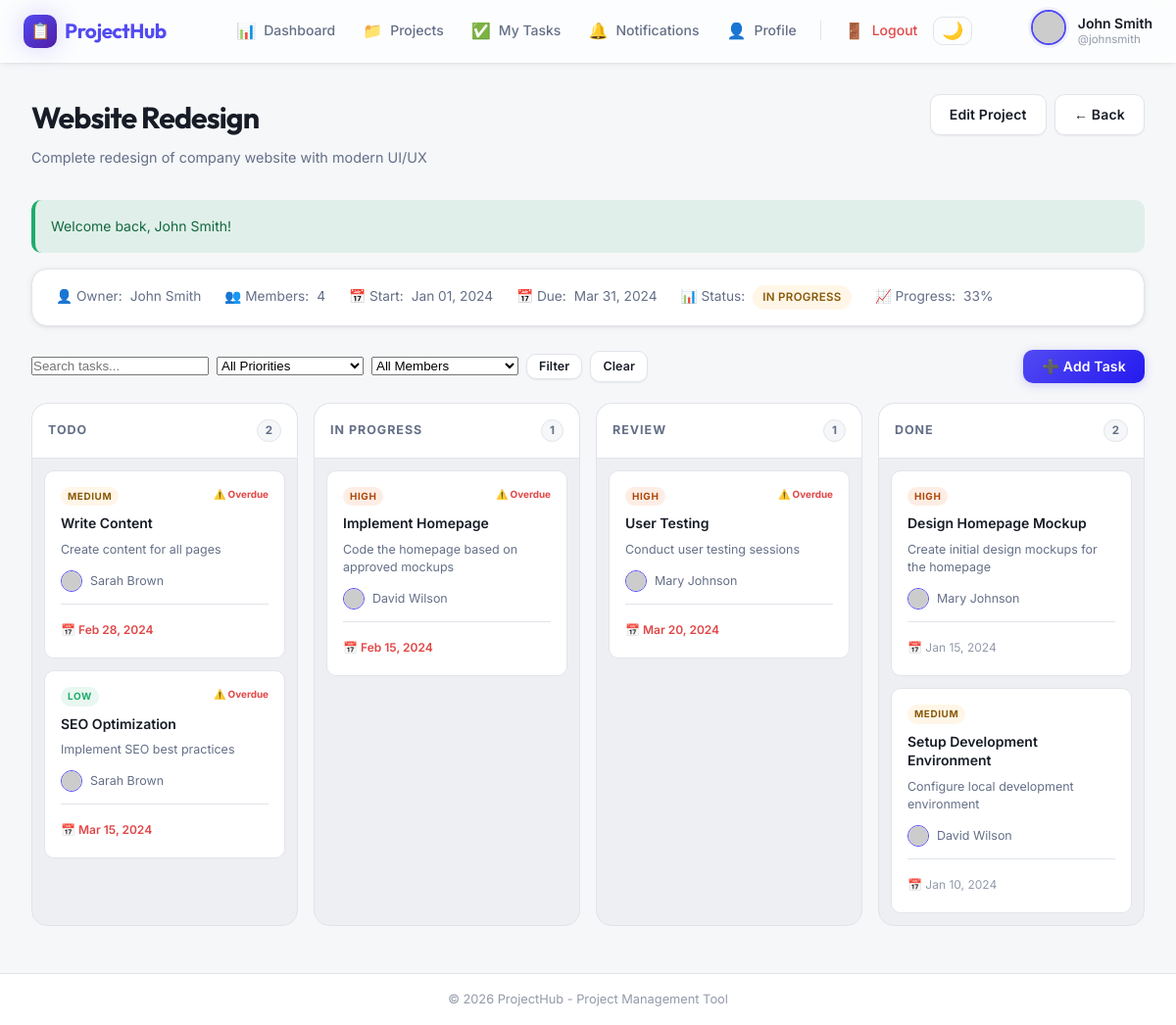
Screenshot of /project.php?id=1 (signed in) with the database file from the repository.
### tables this page shows
CREATE TABLE users (
    id INT AUTO_INCREMENT PRIMARY KEY,
    full_name VARCHAR(100) NOT NULL,
    username VARCHAR(50) NOT NULL UNIQUE,
    email VARCHAR(100) NOT NULL UNIQUE,
    password VARCHAR(255) NOT NULL,
    profile_picture VARCHAR(255) DEFAULT NULL,
    created_at TIMESTAMP DEFAULT CURRENT_TIMESTAMP,
    INDEX idx_username (username),
    INDEX idx_email (email)
);

CREATE TABLE projects (
    id INT AUTO_INCREMENT PRIMARY KEY,
    owner_id INT NOT NULL,
    name VARCHAR(100) NOT NULL,
    description TEXT,
    start_date DATE,
    due_date DATE,
    status ENUM('Planning', 'In Progress', 'On Hold', 'Completed') DEFAULT 'Planning',
    created_at TIMESTAMP DEFAULT CURRENT_TIMESTAMP,
    updated_at TIMESTAMP DEFAULT CURRENT_TIMESTAMP ON UPDATE CURRENT_TIMESTAMP,
    FOREIGN KEY (owner_id) REFERENCES users(id) ON DELETE CASCADE,
    INDEX idx_owner (owner_id),
    INDEX idx_status (status)
);

CREATE TABLE tasks (
    id INT AUTO_INCREMENT PRIMARY KEY,
    project_id INT NOT NULL,
    created_by INT NOT NULL,
    assigned_to INT,
    title VARCHAR(200) NOT NULL,
    description TEXT,
    priority ENUM('Low', 'Medium', 'High', 'Urgent') DEFAULT 'Medium',
    status ENUM('Todo', 'In Progress', 'Review', 'Done') DEFAULT 'Todo',
    due_date DATE,
    created_at TIMESTAMP DEFAULT CURRENT_TIMESTAMP,
    updated_at TIMESTAMP DEFAULT CURRENT_TIMESTAMP ON UPDATE CURRENT_TIMESTAMP,
    FOREIGN KEY (project_id) REFERENCES projects(id) ON DELETE CASCADE,
    FOREIGN KEY (created_by) REFERENCES users(id) ON DELETE CASCADE,
    FOREIGN KEY (assigned_to) REFERENCES users(id) ON DELETE SET NULL,
    INDEX idx_project (project_id),
    INDEX idx_assigned (assigned_to),
    INDEX idx_status (status),
    INDEX idx_priority (priority)
);

### includes/functions.php (called while the page is built, shortened)
<?php
function sanitize($data) {
    return htmlspecialchars(strip_tags(trim($data)), ENT_QUOTES, 'UTF-8');
}
function isLoggedIn() {
    return isset($_SESSION['user_id']);
}
function getCurrentUserId() {
    return $_SESSION['user_id'] ?? null;
}
function getCurrentUser() {
    global $pdo;
    $stmt = $pdo->prepare("SELECT id, full_name, username, email, profile_picture, created_at FROM users WHERE id = ?");
    $stmt->execute([getCurrentUserId()]);
    return $stmt->fetch();
}
function getProjectRole($project_id, $user_id = null) {
    global $pdo;
    $user_id = $user_id ?? getCurrentUserId();
    $stmt = $pdo->prepare("SELECT role FROM project_members WHERE project_id = ? AND user_id = ?");
    $stmt->execute([$project_id, $user_id]);
    $result = $stmt->fetch();
    return $result['role'] ?? null;
}
function canManageProject($project_id, $user_id = null) {
    $role = getProjectRole($project_id, $user_id);
    return in_array($role, ['Owner', 'Admin']);
}
function formatDate($date, $format = 'M d, Y') {
    return date($format, strtotime($date));
}
function calculateProjectProgress($project_id) {
    global $pdo;
    $stmt = $pdo->prepare("SELECT COUNT(*) as total, SUM(CASE WHEN status = 'Done' THEN 1 ELSE 0 END) as completed FROM tasks WHERE project_id = ?");
    $stmt->execute([$project_id]);
    $result = $stmt->fetch();
    $total = $result['total'] ?? 0;
    $completed = $result['completed'] ?? 0;
    return round(($completed / $total) * 100);
}
function getProjectMembers($project_id) {
    global $pdo;
    $stmt = $pdo->prepare("
        SELECT u.id, u.full_name, u.username, u.email, u.profile_picture, pm.role
        FROM project_members pm
        JOIN users u ON pm.user_id = u.id
        WHERE pm.project_id = ?
        ORDER BY pm.role DESC, u.full_name ASC
    ");
    $stmt->execute([$project_id]);
    return $stmt->fetchAll();
}
function getFlashMessage() {
    if (isset($_SESSION['flash_message'])) {
        $message = $_SESSION['flash_message'];
        $type = $_SESSION['flash_type'] ?? 'info';
        return ['message' => $message, 'type' => $type];
    }
    return null;
}
function getDefaultProfilePicture($gender = 'male') {
    return 'https://ui-avatars.com/api/?name=User&background=random&size=128';
}
function getProfilePictureUrl($user) {
    return getDefaultProfilePicture();
}

### project.php (the view, shortened to what this page needs)
<?php
require_once __DIR__ . '/includes/auth.php';
$project_id = $_GET['id'] ?? 0;
$stmt = $pdo->prepare("SELECT p.*, u.full_name as owner_name FROM projects p JOIN users u ON p.owner_id = u.id WHERE p.id = ?");
$stmt->execute([$project_id]);
$project = $stmt->fetch();
require_once __DIR__ . '/includes/header.php';
require_once __DIR__ . '/includes/navbar.php';
$members = getProjectMembers($project_id);
$statuses = ['Todo', 'In Progress', 'Review', 'Done'];
$tasks_by_status = [];
foreach ($statuses as $status) {
    $stmt = $pdo->prepare("
        SELECT t.*,
               u1.full_name as created_by_name,
               u2.full_name as assigned_to_name,
               u2.profile_picture as assigned_to_picture
        FROM tasks t
        LEFT JOIN users u1 ON t.created_by = u1.id
        LEFT JOIN users u2 ON t.assigned_to = u2.id
        WHERE t.project_id = ? AND t.status = ?
        ORDER BY t.priority DESC, t.created_at DESC
    ");
    $stmt->execute([$project_id, $status]);
    $tasks_by_status[$status] = $stmt->fetchAll();
}
$search = sanitize($_GET['search'] ?? '');
$can_manage = canManageProject($project_id);
?>
<main class="main-content">
    <div class="container">
        <div class="page-header">
            <div class="page-title">
                <h1><?php echo htmlspecialchars($project['name']); ?></h1>
                <p><?php echo htmlspecialchars($project['description']); ?></p>
            </div>
            <div class="page-actions">
                <?php if ($can_manage): ?>
                    <a href="edit-project.php?id=<?php echo $project_id; ?>" class="btn btn-secondary">Edit Project</a>
                <?php endif; ?>
                <a href="projects.php" class="btn btn-secondary">← Back</a>
            </div>
        </div>
        <?php $flash = getFlashMessage(); ?>
        <?php if ($flash): ?>
            <div class="alert alert-<?php echo $flash['type']; ?>">
                <p><?php echo htmlspecialchars($flash['message']); ?></p>
            </div>
        <?php endif; ?>
        <div class="project-info-bar">
            <div class="info-item">
                <span>👤 Owner:</span>
                <span><?php echo htmlspecialchars($project['owner_name']); ?></span>
            </div>
            <div class="info-item">
                <span>👥 Members:</span>
                <span><?php echo count($members); ?></span>
            </div>
            <?php if ($project['start_date']): ?>
                <div class="info-item">
                    <span>📅 Start:</span>
                    <span><?php echo formatDate($project['start_date']); ?></span>
                </div>
            <?php endif; ?>
            <?php if ($project['due_date']): ?>
                <div class="info-item">
                    <span>📅 Due:</span>
                    <span><?php echo formatDate($project['due_date']); ?></span>
                </div>
            <?php endif; ?>
            <div class="info-item">
                <span>📊 Status:</span>
                <span class="status-badge status-<?php echo strtolower(str_replace(' ', '-', $project['status'])); ?>"><?php echo htmlspecialchars($project['status']); ?></span>
            </div>
            <div class="info-item">
                <span>📈 Progress:</span>
                <span><?php echo calculateProjectProgress($project_id); ?>%</span>
            </div>
        </div>
        <div class="task-filters">
            <form method="GET" class="filter-form-inline">
                <input type="text" name="search" placeholder="Search tasks..." value="<?php echo htmlspecialchars($search); ?>">
                <select name="priority">
                    <option value="">All Priorities</option>
                </select>
                <select name="assigned">
                    <option value="">All Members</option>
                </select>
                <button type="submit" class="btn btn-sm btn-secondary">Filter</button>
                <a href="project.php?id=<?php echo $project_id; ?>" class="btn btn-sm btn-secondary">Clear</a>
            </form>
            <button class="btn btn-primary" onclick="openCreateTaskModal()">➕ Add Task</button>
        </div>
        <div class="kanban-board" data-project-id="<?php echo $project_id; ?>">
            <?php foreach ($statuses as $status): ?>
                <?php
                $status_class = strtolower(str_replace(' ', '-', $status));
                $task_count = count($tasks_by_status[$status]);
                ?>
                <div class="kanban-column" data-status="<?php echo $status; ?>">
                    <div class="column-header">
                        <h3><?php echo $status; ?></h3>
                        <span class="task-count"><?php echo $task_count; ?></span>
                    </div>
                    <div class="column-tasks" id="column-<?php echo $status_class; ?>">
                        <?php foreach ($tasks_by_status[$status] as $task): ?>
                            <?php
                            $priority_class = strtolower($task['priority']);
                            $is_overdue = $task['due_date'] && $task['status'] !== 'Done' && strtotime($task['due_date']) < strtotime(date('Y-m-d'));
                            ?>
                            <div class="task-card"
                                 data-task-id="<?php echo $task['id']; ?>"
                                 draggable="true"
                                 onclick="openTaskModal(<?php echo $task['id']; ?>)">
                                <div class="task-header">
                                    <span class="task-priority priority-<?php echo $priority_class; ?>"><?php echo htmlspecialchars($task['priority']); ?></span>
                                    <?php if ($is_overdue): ?>
                                        <span class="task-overdue">⚠️ Overdue</span>
                                    <?php endif; ?>
                                </div>
                                <h4 class="task-title"><?php echo htmlspecialchars($task['title']); ?></h4>
                                <p class="task-description"><?php echo htmlspecialchars(substr($task['description'] ?? '', 0, 100)) . (strlen($task['description'] ?? '') > 100 ? '...' : ''); ?></p>
                                <?php if ($task['assigned_to']): ?>
                                    <div class="task-assignee">
                                        <img src="<?php echo getProfilePictureUrl(['profile_picture' => $task['assigned_to_picture']]); ?>" alt="<?php echo htmlspecialchars($task['assigned_to_name']); ?>">
                                        <span><?php echo htmlspecialchars($task['assigned_to_name']); ?></span>
                                    </div>
                                <?php endif; ?>
                                <div class="task-footer">
                                    <?php if ($task['due_date']): ?>
                                        <span class="task-due-date <?php echo $is_overdue ? 'overdue' : ''; ?>">
                                            📅 <?php echo formatDate($task['due_date']); ?>
                                        </span>
                                    <?php endif; ?>
                                </div>
                            </div>
                        <?php endforeach; ?>
                    </div>
                </div>
            <?php endforeach; ?>
        </div>
    </div>
</main>
<?php require_once __DIR__ . '/includes/footer.php'; ?>

### includes/navbar.php (shortened to what this page needs)
<?php
$current_user  = getCurrentUser();
$current_page  = basename($_SERVER['PHP_SELF']);
function nav_active(string $page): string {
    global $current_page;
    return $current_page === $page ? 'active' : '';
}
?>
<nav class="navbar" role="navigation" aria-label="Main navigation">
    <div class="navbar-container">
        <div class="navbar-brand">
            <a href="dashboard.php" aria-label="ProjectHub home">
                <span class="logo-icon">📋</span>
                <span class="logo-text">ProjectHub</span>
            </a>
        </div>
        <ul class="navbar-nav" id="navbarNav" role="list">
            <li class="nav-item">
                <a href="dashboard.php"
                   class="nav-link <?php echo nav_active('dashboard.php'); ?>"
                   id="nav-dashboard">
                    <span class="nav-icon">📊</span>
                    <span>Dashboard</span>
                </a>
            </li>
            <li class="nav-item">
                <a href="projects.php"
                   class="nav-link <?php echo nav_active('projects.php'); ?>"
                   id="nav-projects">
                    <span class="nav-icon">📁</span>
                    <span>Projects</span>
                </a>
            </li>
            <li class="nav-item">
                <a href="my-tasks.php"
                   class="nav-link <?php echo nav_active('my-tasks.php'); ?>"
                   id="nav-my-tasks">
                    <span class="nav-icon">✅</span>
                    <span>My Tasks</span>
                </a>
            </li>
            <li class="nav-item">
                <a href="notifications.php"
                   class="nav-link <?php echo nav_active('notifications.php'); ?>"
                   id="nav-notifications">
                    <span class="nav-icon">🔔</span>
                    <span>Notifications</span>
                </a>
            </li>
            <li class="nav-item">
                <a href="profile.php"
                   class="nav-link <?php echo nav_active('profile.php'); ?>"
                   id="nav-profile">
                    <span class="nav-icon">👤</span>
                    <span>Profile</span>
                </a>
            </li>
            <li class="nav-item">
                <a href="logout.php" class="nav-link nav-logout" id="nav-logout">
                    <span class="nav-icon">🚪</span>
                    <span>Logout</span>
                </a>
            </li>
            <li class="nav-item">
                <button class="theme-toggle" id="themeToggle" aria-label="Toggle dark mode" title="Toggle dark mode">🌙</button>
            </li>
        </ul>
        <div class="navbar-user" aria-label="User info">
            <div class="user-avatar">
                <img src="<?php echo getProfilePictureUrl($current_user); ?>"
                     alt="<?php echo htmlspecialchars($current_user['full_name']); ?>">
            </div>
            <div class="user-info">
                <span class="user-name"><?php echo htmlspecialchars($current_user['full_name']); ?></span>
                <span class="user-username">@<?php echo htmlspecialchars($current_user['username']); ?></span>
            </div>
        </div>
    </div>
</nav>

### rows the page displays
users: full_name "John Smith", username "johnsmith"
projects: name "Website Redesign", description "Complete redesign of company website with modern UI/UX", owner.full_name "John Smith", start_date "Jan 01, 2024", due_date "Mar 31, 2024", status "IN PROGRESS"
tasks: priority "MEDIUM", status "⚠️ Overdue", title "Write Content", description "Create content for all pages", assigned_to.full_name "Sarah Brown", due_date "Feb 28, 2024"
tasks: priority "LOW", status "⚠️ Overdue", title "SEO Optimization", description "Implement SEO best practices", assigned_to.full_name "Sarah Brown", due_date "Mar 15, 2024"
tasks: priority "HIGH", status "⚠️ Overdue", title "Implement Homepage", description "Code the homepage based on approved mockups", assigned_to.full_name "David Wilson", due_date "Feb 15, 2024"
tasks: priority "HIGH", status "⚠️ Overdue", title "User Testing", description "Conduct user testing sessions", assigned_to.full_name "Mary Johnson", due_date "Mar 20, 2024"
tasks: priority "HIGH", title "Design Homepage Mockup", description "Create initial design mockups for the homepage", assigned_to.full_name "Mary Johnson", due_date "Jan 15, 2024"
tasks: priority "MEDIUM", title "Setup Development Environment", description "Configure local development environment", assigned_to.full_name "David Wilson", due_date "Jan 10, 2024"

### other values shown
$flash['message'] "Welcome back, John Smith!"
count($members) "4"
calculateProjectProgress($project_id) "33"
$status "TODO"
$task_count "2"
$status "IN PROGRESS"
$task_count "1"
$status "REVIEW"
$status "DONE"
